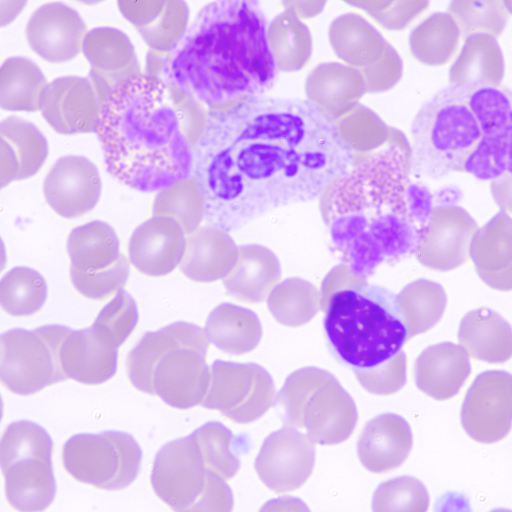
//> input picture xsvab-pvid-zadanie1/assets/Red_blood_cells/img (10).png, 512 x 512 px, given in place of Histo_CV2.png, which was not available
$ ./main   (built with g++ and OpenCV 4)
//> lines starting //> are read from the running program, lines starting //| are printed output that depends on the picture; after the words box and inside, x2 and y2 are one past the last pixel; in counts of white or black regions, pixels touching at a corner belong together; pictures that were not available may be replaced by others from this repository, and a replacement may not be noted
#include <iostream>
#include <opencv2/opencv.hpp>


void outputImage(cv::Mat image, std::string name, std::string dir, std::string extension)
{
	cv::imshow(name, image);
	cv::imwrite(dir + name + extension, image);
}

void detectObjects(cv::Mat input, cv::Mat processed, double objectSize, int retMode, bool useLabels, std::string outputDir, std::string outputExtension)
{
	cv::Mat output = input.clone();
	int objectCount = 0;

	std::vector<std::vector<cv::Point>> contours;
	cv::findContours(processed, contours, retMode, cv::CHAIN_APPROX_SIMPLE);

	for (int i = 0; i < contours.size(); ++i) {
		std::vector<cv::Point> points = contours[i];
		cv::Scalar color = cv::Scalar(0, 0, 255);

		if (cv::contourArea(points) > objectSize) {
			objectCount++;

			if (useLabels)
			{
				double centerX = 0.0;
				double centerY = 0.0;

				for (cv::Point point : points) {
					centerX += point.x;
					centerY += point.y;
				}

				centerX /= points.size();
				centerY /= points.size();

				int fontFace = cv::FONT_HERSHEY_PLAIN;
				double fontScale = 0.5;
				cv::Point fontPoint = cv::Point(centerX, centerY);
				cv::Scalar fontColor = cv::Scalar(0, 0, 255);

				cv::putText(output, std::to_string(objectCount), fontPoint, fontFace, fontScale, fontColor);
			}

			cv::drawContours(output, contours, i, color);
		}
	}

	outputImage(output, "output", outputDir, outputExtension);
	std::cout << "Detected " << objectCount << " objects." << std::endl;
}

void countCancerCells()
{
	std::string inputPath = "assets\\Histo_CV2.png";
	std::string outputDir = "output\\cancerCells\\";
	std::string outputExtension = ".png";

	// input

	cv::Mat input = cv::imread(inputPath);
//> input is the input picture: 512 rows x 512 cols, CV_8UC3; mean B, G, R 240, 191.6, 221.8
	cv::resize(input, input, cv::Size(input.cols / 8, input.rows / 8));
//> input: 64 rows x 64 cols, CV_8UC3
	outputImage(input, "input", outputDir, outputExtension);

	// preprocessing

	std::vector<cv::Mat> channels;
	cv::split(input, channels);

	cv::Mat red = channels[2];
	outputImage(red, "red", outputDir, outputExtension);

	// binarization

	cv::Mat threshold;
	cv::threshold(red, threshold, 215, 255, cv::THRESH_BINARY);
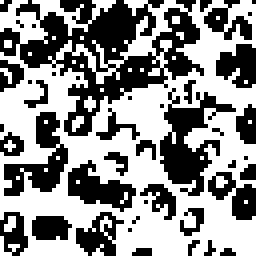
//> threshold: 64 rows x 64 cols, CV_8UC1 (shown 4 times larger); 55.6% white; 43 black regions (27 under 20 px), largest, box (x1, y1, x2, y2) and area: (0, 0, 51, 34) 667, (40, 22, 59, 49) 214, (1, 28, 17, 49) 145
	cv::bitwise_not(threshold, threshold);
//> threshold: 64 rows x 64 cols, CV_8UC1; 44.4% white; 43 white regions (27 under 20 px)
	outputImage(threshold, "threshold", outputDir, outputExtension);

	// contour detection

	detectObjects(input, threshold, 0, cv::RETR_EXTERNAL, false, outputDir, outputExtension);
//> in detectObjects, `cv::findContours(processed, contours, retMode, cv::CHAIN_APPROX_SIMPLE);`: contours = 43 contours, 31 with area under 20; largest, box (x1, y1, x2, y2) and area: (0, 0, 51, 34) 639, (40, 22, 59, 49) 158, (1, 28, 17, 49) 112, (17, 40, 34, 53) 90, (19, 53, 31, 64) 62
//> the loop in detectObjects, `for (int i = 0; i < contours.size(); ++i)` made 43 passes
//> points on passes 1, 2, 5, 6, 11, 15, 17, 21, 22, 26, 27, 31: 4 Points (x, y): [56, 62], [55, 63], [58, 63], [57, 62], 4 Points (x, y): [34, 62], [33, 63], [37, 63], [37, 62], 1 Point (x, y): [32, 57], 2 Points (x, y): [34, 54], [33, 55], 1 Point (x, y): [36, 50], 3 Points (x, y): [58, 40], [57, 41], [58, 41], 1 Point (x, y): [61, 39], 4 Points (x, y): [53, 32], [54, 32], [55, 33], [54, 32], 2 Points (x, y): [0, 31], [0, 32], 1 Point (x, y): [40, 26], 1 Point (x, y): [32, 24], 1 Point (x, y): [7, 20]
//> after the loop in detectObjects, `for (int i = 0; i < contours.size(); ++i)`: objectCount = 28
//| Detected 28 objects.
	cv::waitKey();
}

void countBeerBubbles()
{
	std::string inputPath = "assets\\pena.tif";
	std::string outputDir = "output\\beerBubbles\\";
	std::string outputExtension = ".png";

	// input

	cv::Mat input = cv::imread(inputPath);
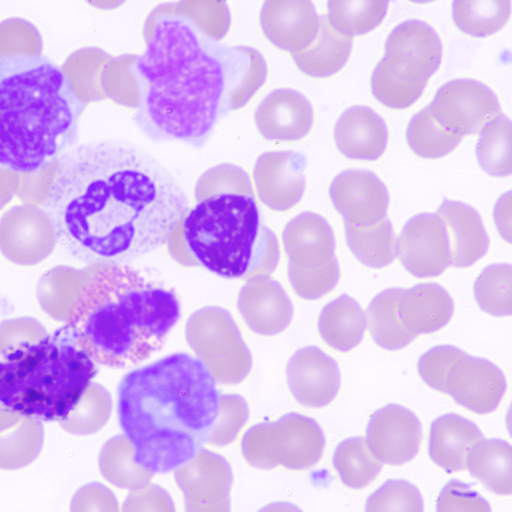
//> input picture xsvab-pvid-zadanie1/assets/Red_blood_cells/img (11).png, 512 x 512 px, given in place of pena.tif, which was not available
//> input is the input picture: 512 rows x 512 cols, CV_8UC3; mean B, G, R 242.4, 191.3, 221.4
	cv::resize(input, input, cv::Size(input.cols / 8, input.rows / 8));
//> input: 64 rows x 64 cols, CV_8UC3
	outputImage(input, "input", outputDir, outputExtension);

	// preprocessing

	cv::Mat grayscale;
	cv::cvtColor(input, grayscale, cv::COLOR_BGR2GRAY);
	outputImage(grayscale, "grayscale", outputDir, outputExtension);

	// binarization

	cv::Mat canny;
	cv::Canny(grayscale, canny, 60, 80);
//> canny: 64 rows x 64 cols, CV_8UC1; 30.8% white in thin lines or dots
	outputImage(canny, "canny", outputDir, outputExtension);

	// postprocessing

	cv::Mat kernel = cv::getStructuringElement(cv::MORPH_ELLIPSE, cv::Size(6, 6));

	cv::Mat dilate;
	cv::dilate(canny, dilate, kernel);
//> dilate: 64 rows x 64 cols, CV_8UC1; 99.1% white; black in thin lines or dots
	outputImage(dilate, "dilate", outputDir, outputExtension);

	cv::Mat erode;
	cv::erode(dilate, erode, kernel);
//> erode: 64 rows x 64 cols, CV_8UC1; 94.1% white; 6 black regions (1 under 20 px)
	outputImage(erode, "erode", outputDir, outputExtension);

	// contour detection

	detectObjects(input, erode, 50, cv::RETR_CCOMP, true, outputDir, outputExtension);
//> call 2 of detectObjects, with objectSize = 50, retMode = 2, useLabels = true, outputDir = "output\beerBubbles\", outputExtension = ".png"
//> in detectObjects (call 2), `cv::findContours(processed, contours, retMode, cv::CHAIN_APPROX_SIMPLE);`: contours = 2 contours; box (x1, y1, x2, y2) and area: (0, 0, 64, 64) 3766, (43, 43, 54, 52) 64
//> the loop in detectObjects (call 2), `for (int i = 0; i < contours.size(); ++i)` made 2 passes
//> (objectCount, centerX, centerY, fontPoint) on passes 1 to 2: (1, 18.39, 23.64, Point(18, 23)), (2, 47.79, 47.36, Point(47, 47))
//> after the loop in detectObjects (call 2), `for (int i = 0; i < contours.size(); ++i)`:
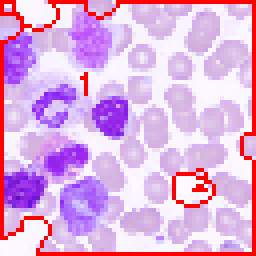
//> output: 64 rows x 64 cols, CV_8UC3 (shown 4 times larger); mean B, G, R 223.3, 175.2, 223.6
//> after the loop in detectObjects (call 2), `for (int i = 0; i < contours.size(); ++i)`: objectCount = 2
//| Detected 2 objects.
	cv::waitKey();
}

void countBloodCells()
{
	std::string inputPath = "assets\\Red_blood_cells\\img (1).png";
	std::string outputDir = "output\\bloodCells\\";
	std::string outputExtension = ".png";

	// input

	cv::Mat input = cv::imread(inputPath);
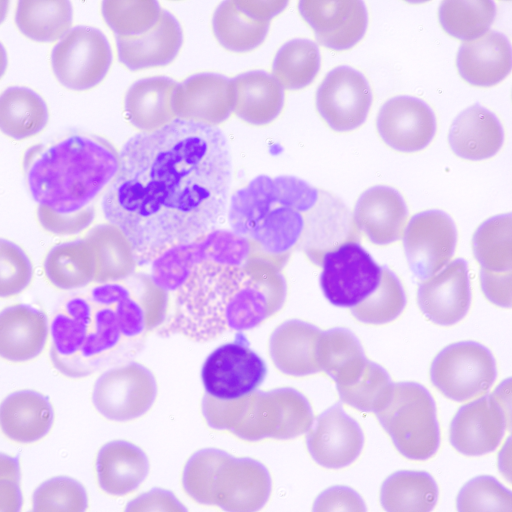
//> input picture xsvab-pvid-zadanie1/assets/Red_blood_cells/img (1).png, 512 x 512 px
//> input is the input picture: 512 rows x 512 cols, CV_8UC3; mean B, G, R 242.3, 199.4, 226.2
	outputImage(input, "input", outputDir, outputExtension);

	//  preprocessing

	std::vector<cv::Mat> channels;
	cv::split(input, channels);
//> channels[0]: 512 rows x 512 cols, CV_8UC1
//> channels[1]: 512 rows x 512 cols, CV_8UC1
//> channels[2]: 512 rows x 512 cols, CV_8UC1

	cv::Mat green = channels[1];
	outputImage(green, "green", outputDir, outputExtension);

	cv::Mat gauss;
	cv::GaussianBlur(green, gauss, cv::Size(5, 5), 0);
	outputImage(gauss, "gauss", outputDir, outputExtension);

	// binarization

	cv::Mat kernel = cv::getStructuringElement(cv::MORPH_ELLIPSE, cv::Size(5, 5));

	cv::Mat allBloodCells;
	cv::threshold(gauss, allBloodCells, 200, 255, cv::THRESH_BINARY);
//> allBloodCells: 512 rows x 512 cols, CV_8UC1; 48.4% white; 99 white regions (35 under 20 px), largest, box (x1, y1, x2, y2) and area: (0, 0, 512, 512) 115616, (101, 376, 133, 411) 814, (108, 262, 152, 306) 711
	cv::bitwise_not(allBloodCells, allBloodCells);
	outputImage(allBloodCells, "allBloodCells", outputDir, outputExtension);

	cv::Mat whiteBloodCells;
	cv::threshold(gauss, whiteBloodCells, 150, 255, cv::THRESH_BINARY);
//> whiteBloodCells: 512 rows x 512 cols, CV_8UC1; 90.7% white; 20 black regions (10 under 20 px), largest, box (x1, y1, x2, y2) and area: (30, 137, 117, 212) 4300, (118, 137, 210, 217) 3917, (52, 285, 143, 356) 3751
	cv::bitwise_not(whiteBloodCells, whiteBloodCells);
	cv::dilate(whiteBloodCells, whiteBloodCells, kernel);
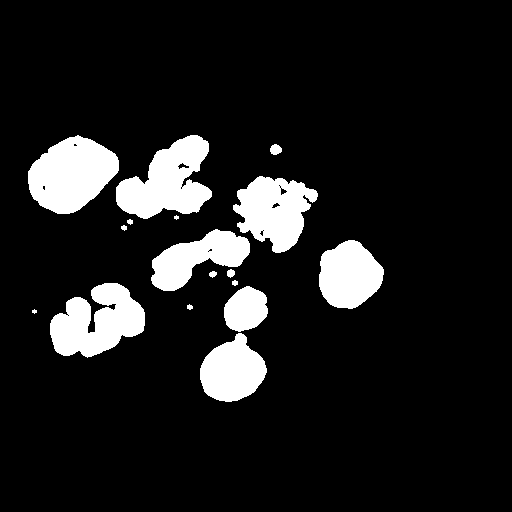
//> whiteBloodCells: 512 rows x 512 cols, CV_8UC1; 11.4% white; 17 white regions (2 under 20 px), largest, box (x1, y1, x2, y2) and area: (28, 135, 119, 214) 4927, (116, 135, 212, 219) 4759, (50, 283, 145, 358) 4565
	outputImage(whiteBloodCells, "whiteBloodCells", outputDir, outputExtension);

	cv::Mat redBloodCells;
	cv::subtract(allBloodCells, whiteBloodCells, redBloodCells);
//> redBloodCells: 512 rows x 512 cols, CV_8UC1; 40.3% white; 133 white regions (88 under 20 px), largest, box (x1, y1, x2, y2) and area: (44, 39, 320, 289) 18774, (271, 320, 440, 460) 9345, (203, 388, 363, 468) 6196
	outputImage(redBloodCells, "redBloodCells", outputDir, outputExtension);

	// postprocessing

	cv::Mat erode;
	cv::erode(redBloodCells, erode, kernel);
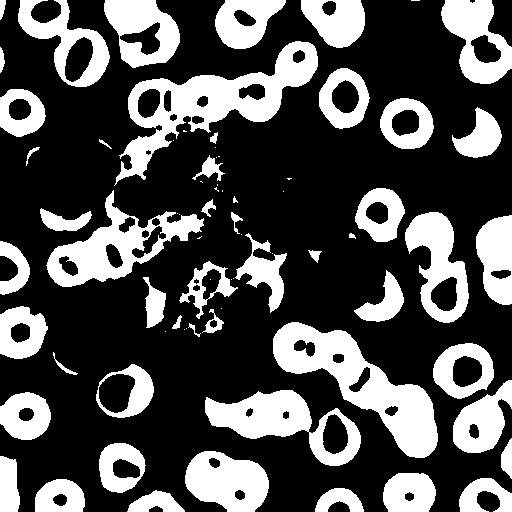
//> erode: 512 rows x 512 cols, CV_8UC1; 31.1% white; 75 white regions (24 under 20 px)
	outputImage(erode, "erode", outputDir, outputExtension);

	// contour detection

	detectObjects(input, erode, 100, cv::RETR_EXTERNAL, true, outputDir, outputExtension);
//> call 3 of detectObjects, with objectSize = 100, retMode = 0, useLabels = true, outputDir = "output\bloodCells\", outputExtension = ".png"
//> in detectObjects (call 3), `cv::findContours(processed, contours, retMode, cv::CHAIN_APPROX_SIMPLE);`: contours = 74 contours, 25 with area under 20; largest, box (x1, y1, x2, y2) and area: (114, 41, 318, 186) 9142, (273, 322, 438, 458) 8352, (46, 190, 204, 287) 5956, (205, 390, 361, 466) 5635, (405, 212, 469, 323) 4054
//> the loop in detectObjects (call 3), `for (int i = 0; i < contours.size(); ++i)` made 74 passes
//> (centerX, centerY, fontPoint) on passes 1 to 12: (151.7, 501.1, Point(151, 501)), (339.1, 500.2, Point(339, 500)), (62.22, 489.2, Point(62, 489)), (484.3, 494.9, Point(484, 494)), (413.2, 488.9, Point(413, 488)), (12.64, 478.4, Point(12, 478)), (228.2, 478.5, Point(228, 478)), (122.2, 468.2, Point(122, 468)), (505.7, 455.5, Point(505, 455)), (28.41, 414.2, Point(28, 414)), (287.2, 423.2, Point(287, 423)), (485.8, 416.2, Point(485, 416))
//> points on passes 16, 17, 18, 23, 25, 26: 1 Point (x, y): [165, 331], 1 Point (x, y): [184, 329], 1 Point (x, y): [186, 328], 1 Point (x, y): [221, 308], 1 Point (x, y): [231, 279], 1 Point (x, y): [233, 278]
//> after the loop in detectObjects (call 3), `for (int i = 0; i < contours.size(); ++i)`:
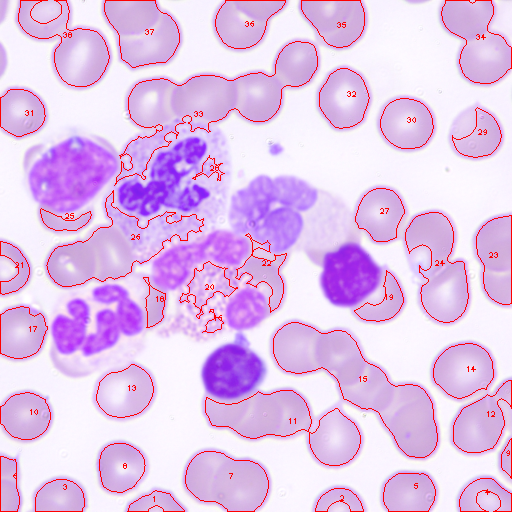
//> output: 512 rows x 512 cols, CV_8UC3; mean B, G, R 234.7, 193.7, 227.5
//> after the loop in detectObjects (call 3), `for (int i = 0; i < contours.size(); ++i)`: objectCount = 38
//| Detected 38 objects.
	cv::waitKey();
}

int main()
{
	countCancerCells();
	countBeerBubbles();
    countBloodCells();

	return 0;
}
